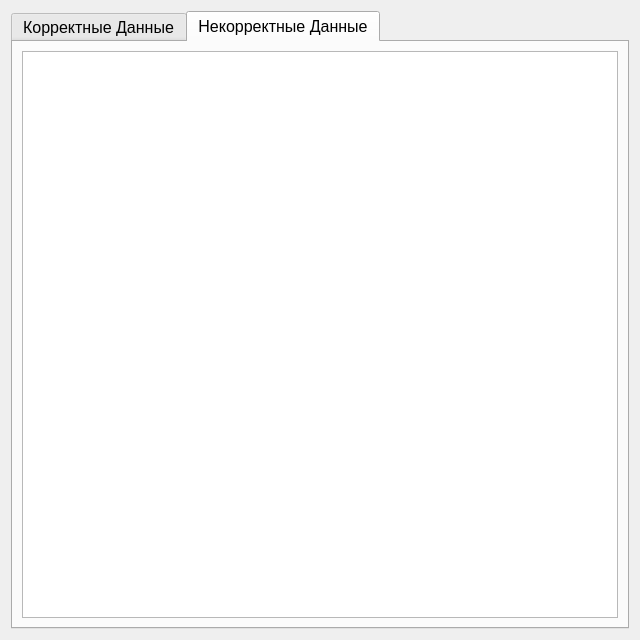
<?xml version="1.0" encoding="UTF-8"?>
<ui version="4.0">
 <class>PreviewWindow</class>
 <widget class="QWidget" name="PreviewWindow">
  <property name="geometry">
   <rect>
    <x>0</x>
    <y>0</y>
    <width>640</width>
    <height>640</height>
   </rect>
  </property>
  <property name="windowTitle">
   <string>Form</string>
  </property>
  <layout class="QVBoxLayout" name="verticalLayout">
   <item>
    <widget class="QTabWidget" name="tabWidget">
     <property name="font">
      <font>
       <family>Liberation Sans</family>
       <pointsize>12</pointsize>
       <weight>50</weight>
       <bold>false</bold>
      </font>
     </property>
     <property name="currentIndex">
      <number>1</number>
     </property>
     <widget class="QWidget" name="tab_successed">
      <property name="font">
       <font>
        <family>Liberation Sans</family>
        <pointsize>12</pointsize>
        <weight>50</weight>
        <bold>false</bold>
       </font>
      </property>
      <property name="accessibleName">
       <string/>
      </property>
      <attribute name="title">
       <string>Корректные Данные</string>
      </attribute>
      <layout class="QVBoxLayout" name="verticalLayout_2">
       <item>
        <widget class="QTableWidget" name="table_successed"/>
       </item>
      </layout>
     </widget>
     <widget class="QWidget" name="tab_broken">
      <property name="enabled">
       <bool>true</bool>
      </property>
      <property name="font">
       <font>
        <family>Liberation Sans</family>
        <pointsize>12</pointsize>
        <weight>50</weight>
        <bold>false</bold>
       </font>
      </property>
      <attribute name="title">
       <string>Некорректные Данные</string>
      </attribute>
      <layout class="QVBoxLayout" name="verticalLayout_3">
       <item>
        <widget class="QTableWidget" name="table_broken">
         <property name="enabled">
          <bool>true</bool>
         </property>
        </widget>
       </item>
      </layout>
     </widget>
    </widget>
   </item>
  </layout>
 </widget>
 <resources/>
 <connections/>
</ui>
